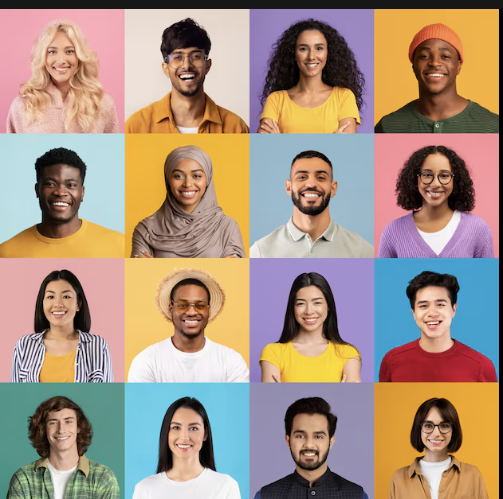
#> input picture Project3/image.png, 503 x 499 px
$ python main.py
#> lines starting #> are read from the running program, lines starting #| are printed output that depends on the picture
import cv2
import imutils

# Завантаження зображення
image_path = 'image.png'
image = cv2.imread(image_path)
#> image is the input picture: shape (499, 503, 3); mean B, G, R 130, 146.1, 166.5

# Покращення якості зображення
# Застосування фільтра Гаусса для зменшення шуму та плавнішого зображення
image = cv2.GaussianBlur(image, (5, 5), 0)
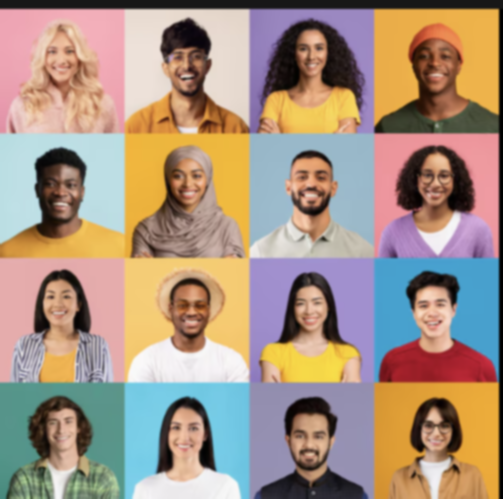
#> image: shape (499, 503, 3); mean B, G, R 130, 146.1, 166.5
# Підвищення контрастності зображення
image = cv2.convertScaleAbs(image, alpha=1.2, beta=20)
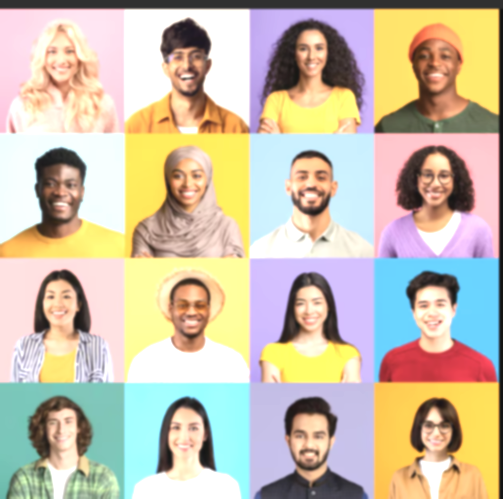
#> image: shape (499, 503, 3); mean B, G, R 170.4, 191, 202.5
# Збільшення роздільної здатності зображення
image = imutils.resize(image, width=image.shape[1]*2, height=image.shape[0]*2)
#> image: shape (998, 1006, 3)

# Конвертація до відтінків сірого для використання в класифікаторі
gray_image = cv2.cvtColor(image, cv2.COLOR_BGR2GRAY)
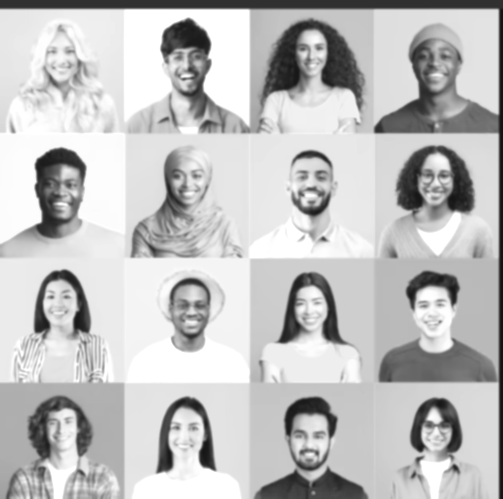
#> gray_image: shape (998, 1006) (shown at 1/2 size); min 20, max 255, mean 192.1

# Ініціалізація класифікатора Haar для розпізнавання облич
face_cascade = cv2.CascadeClassifier(cv2.data.haarcascades + 'haarcascade_frontalface_default.xml')

# Знаходження облич на зображенні зі зменшеними параметрами шкали та збільшеною кількістю сусідів
faces = face_cascade.detectMultiScale(gray_image, scaleFactor=1.05, minNeighbors=8, minSize=(30, 30))
#> faces = 17 rows, first 6: [832, 821, 78, 78], [584, 65, 80, 80], [84, 814, 79, 79], [41, 158, 66, 66], [75, 332, 92, 92], [580, 574, 81, 81]

# Відображення областей, на яких розташовані обличчя
for (x, y, w, h) in faces:
    cv2.rectangle(image, (x, y), (x+w, y+h), (0, 255, 0), 2)
#> this loop made 17 passes
#> (x, y, w, h) on passes 1 to 12: (832, 821, 78, 78), (584, 65, 80, 80), (84, 814, 79, 79), (41, 158, 66, 66), (75, 332, 92, 92), (580, 574, 81, 81), (74, 560, 86, 86), (325, 75, 101, 101), (821, 76, 96, 96), (825, 314, 92, 92), (329, 315, 93, 93), (814, 570, 103, 103)
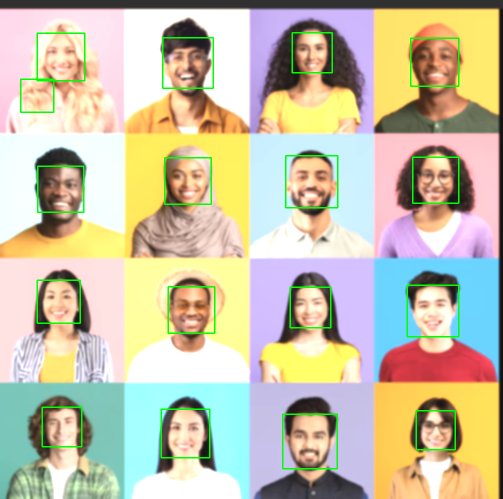
#> image: shape (998, 1006, 3) (shown at 1/2 size); mean B, G, R 168.1, 193.1, 199.6

# Відображення результату
cv2.imshow('Face Detection', image)
cv2.waitKey(0)
cv2.destroyAllWindows()
